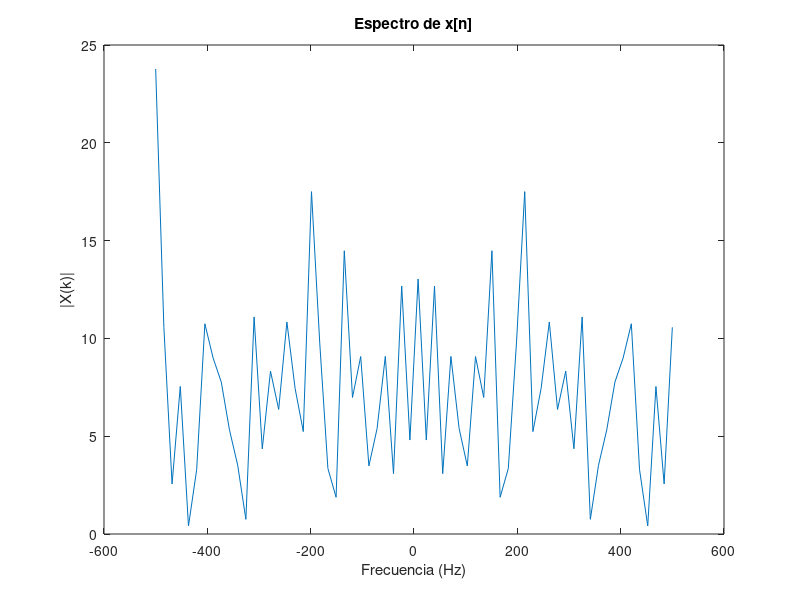
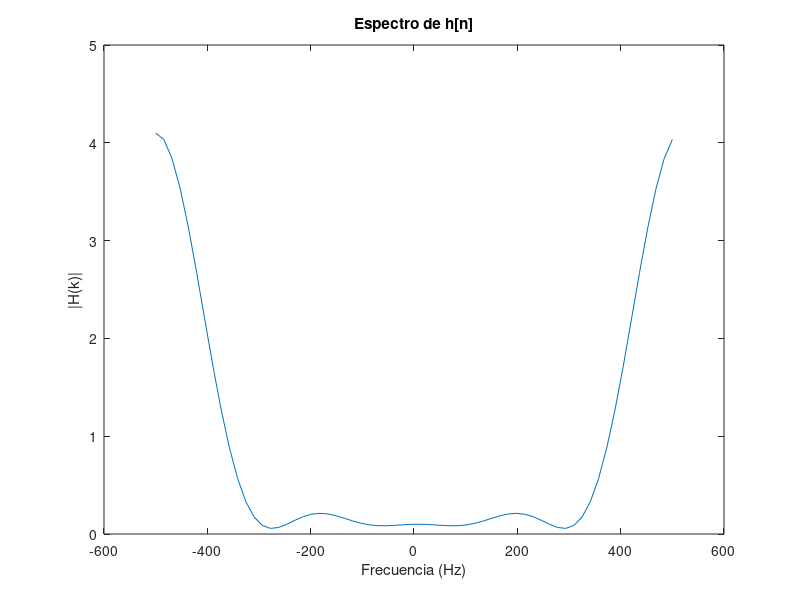
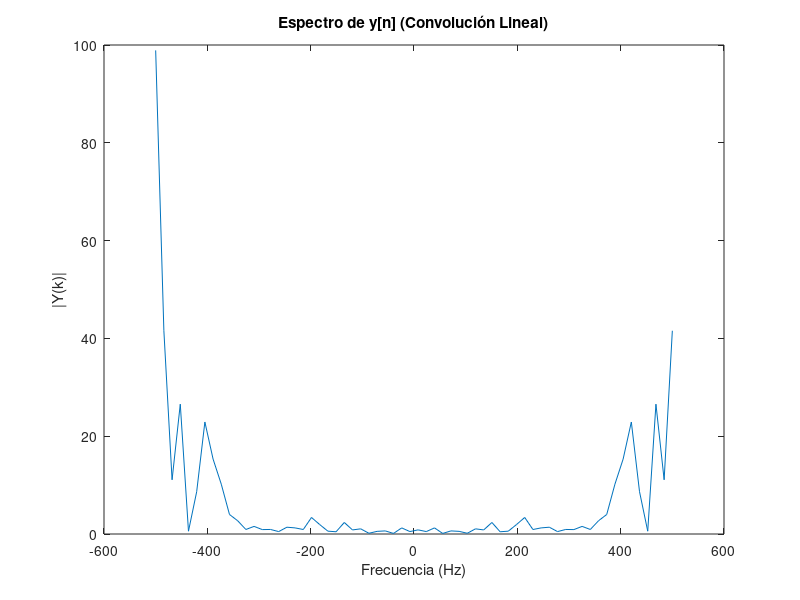
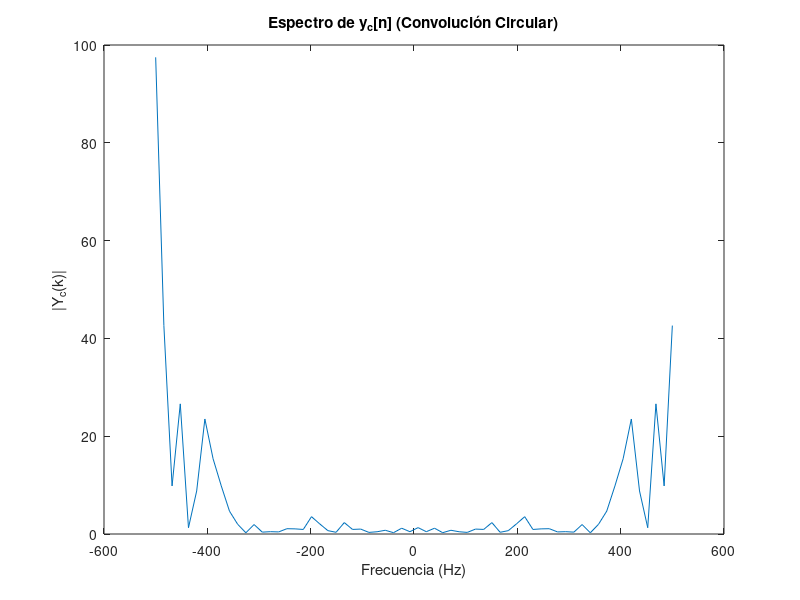

Reproduce these figures in MATLAB, in order. (Note: this script raises an error after producing the figures.)
%%%%%%%%%%%%%%%%%%%%%%%%%%%%%%%%%%%%%%%%%%%%%%%%%%%%%%%%%%%%
%%%%%%%%%%%%%%  PARTE 1: Convolución Circular %%%%%%%%%%%%%%
%%%%%%%%%%%%%%%%%%%%%%%%%%%%%%%%%%%%%%%%%%%%%%%%%%%%%%%%%%%%

% Parameters
N = 64;        % Length of x[n], can be adjusted
Ts = 1e-3;     % Sampling period

% Generate random signal x[n]
x = randn(N, 1);

% Compute its spectrum X(k)
X = fftshift(fft(x));

% Frequency vector for plotting
Fs = 1/Ts;
f = linspace(-Fs/2, Fs/2, N);

% Plot the spectrum of x[n]
figure;
plot(f, abs(X));
xlabel('Frecuencia (Hz)');
ylabel('|X(k)|');
title('Espectro de x[n]');


% Channel impulse response h[n]
h = [0, -0.1, 0.3, -0.5, 0.7, -0.9, 0.7, -0.5, 0.3, -0.1, 0]';

% Zero-pad h[n] to length N
h_padded = [h; zeros(N - length(h), 1)];

% Compute its spectrum H(k)
H = fftshift(fft(h_padded));

% Plot the spectrum of h[n]
figure;
plot(f, abs(H));
xlabel('Frecuencia (Hz)');
ylabel('|H(k)|');
title('Espectro de h[n]');


% Linear convolution
y = conv(x, h);

% Compute its N-point FFT
Y = fftshift(fft(y, N));

% Plot the spectrum of y[n]
figure;
plot(f, abs(Y));
xlabel('Frecuencia (Hz)');
ylabel('|Y(k)|');
title('Espectro de y[n] (Convolución Lineal)');


% Circular convolution
yc = cconv(x, h, N);  % N-point circular convolution

% Compute its spectrum Yc(k)
Yc = fftshift(fft(yc));

% Plot the spectrum of yc[n]
figure;
plot(f, abs(Yc));
xlabel('Frecuencia (Hz)');
ylabel('|Y_c(k)|');
title('Espectro de y_c[n] (Convolución Circular)');


% Compute product X(k) * H(k)
XH = X .* H;

% Plot comparison between X(k)*H(k) and Y(k)
figure;
subplot(2,1,1);
plot(f, abs(XH), f, abs(Y));
xlabel('Frecuencia (Hz)');
ylabel('Megnitud');
title('Comparación de X(k)*H(k) y Y(k)');
legend('|X(k)*H(k)|', '|Y(k)|');

% Plot comparison between X(k)*H(k) and Yc(k)
subplot(2,1,2);
plot(f, abs(XH), f, abs(Yc));
xlabel('Frecuencia (Hz)');
ylabel('Manitud');
title('Comparación de X(k)*H(k) y Y_c(k)');
legend('|X(k)*H(k)|', '|Y_c(k)|');


% Length of cyclic prefix (should be >= length of h[n]-1)
L = length(h) - 1;

% Construct cyclic prefix from the last L samples of x[n]
cyclic_prefix = x(end-L+1:end);

% Extend x[n] with cyclic prefix
x_ext = [cyclic_prefix; x];

% Optimal length of cyclic prefix is L = length(h) - 1 = 10
fprintf('Chosen cyclic prefix length: %d\n', L);


% Linear convolution with extended signal
y_ext = conv(x_ext, h);

% Remove first L samples to extract circular convolution result
yc_extracted = y_ext(L+1:L+N);

% Verify that extracted yc matches circular convolution yc
difference = max(abs(yc - yc_extracted));
fprintf('Maximum difference between yc and extracted yc: %e\n', difference);


%%%%%%%%%%%%%%%%%%%%%%%%%%%%%%%%%%%%%%%%%%%%%%%%%%%%%%%%%%%%
%%%%%%%%%%%%%%%%%%  PARTE 2: Ecualización %%%%%%%%%%%%%%%%%%
%%%%%%%%%%%%%%%%%%%%%%%%%%%%%%%%%%%%%%%%%%%%%%%%%%%%%%%%%%%%

% OFDM parameters
NFFT = 128;           % FFT size
Ncp = 16;             % Length of cyclic prefix (will vary per case)
Nofdm = 100;          % Number of OFDM symbols
Nsub = 10;            % Number of data subcarriers
modOrder = 4;         % QPSK modulation (M-ary number)

% Channel impulse response h[n]
h = [0, -0.1, 0.3, -0.5, 0.7, -0.9, 0.7, -0.5, 0.3, -0.1, 0]';

% Ideal channel frequency response
H = fft(h, NFFT);

% Generate random bits
numBits = Nsub * Nofdm * log2(modOrder);
bits = randi([0 1], numBits, 1);


%%%%%%%%%%%%%%%%%%%%%%%%%%%%%%%%%%%%%%%%%%%%%%%%%%%%%%%%%%%%
%%%%%%%%%%%%  PARTE A: Intervalo de guarda con 0 %%%%%%%%%%%%%%%%%%
%%%%%%%%%%%%%%%%%%%%%%%%%%%%%%%%%%%%%%%%%%%%%%%%%%%%%%%%%%%%

% Update Ncp for this case
Ncp = 16;

% QPSK Modulation
symbols = moduladorQPSK(bits);

% Reshape symbols into subcarriers x OFDM symbols
symbols_matrix = reshape(symbols, Nsub, Nofdm);

% Initialize OFDM symbol matrix
X = zeros(NFFT, Nofdm);

% Map symbols to subcarriers
X(2:Nsub+1, :) = symbols_matrix;

% OFDM modulation (IFFT)
ofdm_symbols = ifft(X, NFFT);

% Add guard interval filled with zeros
ofdm_with_guard = [zeros(Ncp, Nofdm); ofdm_symbols];

% Serialize the OFDM symbols
s = ofdm_with_guard(:);

% Transmit through channel
s_rx = conv(s, h);
s_rx = s_rx(1:length(s));

% Reshape received signal
s_rx_matrix = reshape(s_rx, NFFT + Ncp, Nofdm);

% Remove the guard interval
received_symbols = s_rx_matrix(Ncp+1:end, :);

% OFDM demodulation (FFT)
Y = fft(received_symbols, NFFT);

size(Y)
size(repmat(H.', 1, Nofdm))

% Frequency domain equalization
Y_eq = Y ./ repmat(H, 1, Nofdm);

% Extract the data subcarriers
received_data = Y_eq(2:Nsub+1, :);
received_data = received_data(:);

% QPSK Demodulation
received_bits = demoduladorQPSK(received_data);

% Calculate BER
num_errors = sum(bits ~= received_bits);
bit_error_rate = num_errors / numBits;
fprintf('Case a) BER with zero guard interval: %f\n', bit_error_rate);

% Constellation Plot
figure;
subplot(1,2,1);
plot(real(symbols), imag(symbols), 'o');
title('Transmitted Constellation');
xlabel('In-Phase');
ylabel('Quadrature');
axis square;

subplot(1,2,2);
plot(real(received_data), imag(received_data), 'o');
title('Received Constellation (Case a)');
xlabel('In-Phase');
ylabel('Quadrature');
axis square;


%%%%%%%%%%%%%%%%%%%%%%%%%%%%%%%%%%%%%%%%%%%%%%%%%%%%%%%%%%%%
%%%%%%%%%%%%  PARTE B: Intervalo de guarda con 0 %%%%%%%%%%%%%%%%%%
%%%%%%%%%%%%%%%%%%%%%%%%%%%%%%%%%%%%%%%%%%%%%%%%%%%%%%%%%%%%

% Update Ncp for Case b)
Ncp = 4;  % Cyclic prefix length less than the channel

% QPSK Modulation
symbols_b = moduladorQPSK(bits);

% Reshape symbols into subcarriers x OFDM symbols
symbols_matrix_b = reshape(symbols_b, Nsub, Nofdm);

% Initialize OFDM symbol matrix
X_b = zeros(NFFT, Nofdm);

% Map symbols to subcarriers
X_b(2:Nsub+1, :) = symbols_matrix_b;

% OFDM modulation (IFFT)
ofdm_symbols_b = ifft(X_b, NFFT);

% Add cyclic prefix (copy of last Ncp samples)
cyclic_prefix_b = ofdm_symbols_b(end-Ncp+1:end, :);
ofdm_with_cp_b = [cyclic_prefix_b; ofdm_symbols_b];

% Serialize the OFDM symbols
s_b = ofdm_with_cp_b(:);

% Transmit through channel
s_rx_b = conv(s_b, h);
s_rx_b = s_rx_b(1:length(s_b));

% Reshape received signal
s_rx_matrix_b = reshape(s_rx_b, NFFT + Ncp, Nofdm);

% Remove the cyclic prefix
received_symbols_b = s_rx_matrix_b(Ncp+1:end, :);

% OFDM demodulation (FFT)
Y_b = fft(received_symbols_b, NFFT);

% Frequency domain equalization
Y_eq_b = Y_b ./ repmat(H, 1, Nofdm);

% Extract the data subcarriers
received_data_b = Y_eq_b(2:Nsub+1, :);
received_data_b = received_data_b(:);

% QPSK Demodulation
received_bits_b = demoduladorQPSK(received_data_b);

% Calculate BER
num_errors_b = sum(bits ~= received_bits_b);
bit_error_rate_b = num_errors_b / numBits;
fprintf('Case b) BER with short cyclic prefix: %f\n', bit_error_rate_b);

% Constellation Plot
figure;
subplot(1,2,1);
plot(real(symbols_b), imag(symbols_b), 'o');
title('Transmitted Constellation');
xlabel('In-Phase');
ylabel('Quadrature');
axis square;

subplot(1,2,2);
plot(real(received_data_b), imag(received_data_b), 'o');
title('Received Constellation (Case b)');
xlabel('In-Phase');
ylabel('Quadrature');
axis square;


%%%%%%%%%%%%%%%%%%%%%%%%%%%%%%%%%%%%%%%%%%%%%%%%%%%%%%%%%%%%
%%%%%%%%%%%%  PARTE C:  %%%%%%%%%%%%%%%%%%
%%%%%%%%%%%%%%%%%%%%%%%%%%%%%%%%%%%%%%%%%%%%%%%%%%%%%%%%%%%%

% Update Ncp for Case c)
Ncp = 16;  % Cyclic prefix length equal to or greater than the channel

% QPSK Modulation
symbols_c = moduladorQPSK(bits);

% Reshape symbols into subcarriers x OFDM symbols
symbols_matrix_c = reshape(symbols_c, Nsub, Nofdm);

% Initialize OFDM symbol matrix
X_c = zeros(NFFT, Nofdm);

% Map symbols to subcarriers
X_c(2:Nsub+1, :) = symbols_matrix_c;

% OFDM modulation (IFFT)
ofdm_symbols_c = ifft(X_c, NFFT);

% Add cyclic prefix (copy of last Ncp samples)
cyclic_prefix_c = ofdm_symbols_c(end-Ncp+1:end, :);
ofdm_with_cp_c = [cyclic_prefix_c; ofdm_symbols_c];

% Serialize the OFDM symbols
s_c = ofdm_with_cp_c(:);

% Transmit through channel
s_rx_c = conv(s_c, h);
s_rx_c = s_rx_c(1:length(s_c));

% Reshape received signal
s_rx_matrix_c = reshape(s_rx_c, NFFT + Ncp, Nofdm);

% Remove the cyclic prefix
received_symbols_c = s_rx_matrix_c(Ncp+1:end, :);

% OFDM demodulation (FFT)
Y_c = fft(received_symbols_c, NFFT);

% Frequency domain equalization
Y_eq_c = Y_c ./ repmat(H, 1, Nofdm);

% Extract the data subcarriers
received_data_c = Y_eq_c(2:Nsub+1, :);
received_data_c = received_data_c(:);

% QPSK Demodulation
received_bits_c = demoduladorQPSK(received_data_c);

% Calculate BER
num_errors_c = sum(bits ~= received_bits_c);
bit_error_rate_c = num_errors_c / numBits;
fprintf('Case c) BER with sufficient cyclic prefix: %f\n', bit_error_rate_c);

% Constellation Plot
figure;
subplot(1,2,1);
plot(real(symbols_c), imag(symbols_c), 'o');
title('Transmitted Constellation');
xlabel('In-Phase');
ylabel('Quadrature');
axis square;

subplot(1,2,2);
plot(real(received_data_c), imag(received_data_c), 'o');
title('Received Constellation (Case c)');
xlabel('In-Phase');
ylabel('Quadrature');
axis square;